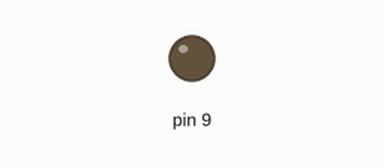
Simulated run of this sketch. Board: Arduino Uno, built with avr-gcc and run on an emulated ATmega328P. Parts: output pins drawn as LEDs (lit = HIGH).

Above: at 0.05 s.
At 0.9 s:
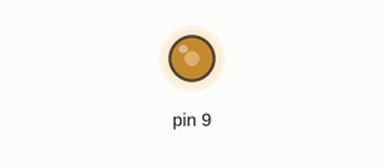
At 1.2 s:
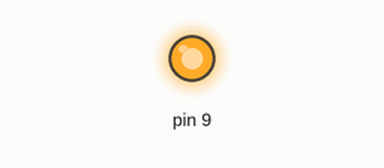
At 1.8 s:
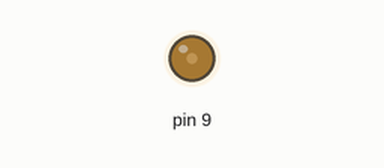
Timing chart, 0 to 4.1 s (numbered marks = the images above):
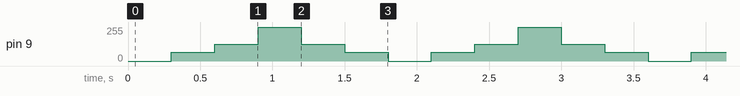

The sketch:

PWM_1.ino
```cpp
void setup()
{
pinMode(9, OUTPUT) ;
}
void loop()
{
analogWrite(9,0); // Ciclo de trabajo del 0 %
delay(300);
analogWrite(9,64); // Ciclo de trabajo del 25 %
delay(300);
analogWrite(9,127); // Ciclo de trabajo del 50 %
delay(300);
analogWrite(9,255); // Ciclo de trabajo del 100 %
delay(300);
analogWrite(9,127); // Ciclo de trabajo del 50 %
delay(300);
analogWrite(9,64); // Ciclo de trabajo del 25 %
delay(300);
}
```

Measured:
- by itself, pin 9: repeats every 1.8 s: 127/255 0.30 s, 255/255 0.30 s, 127/255 0.30 s, 64/255 0.30 s, 0/255 0.30 s, 64/255 0.30 s
